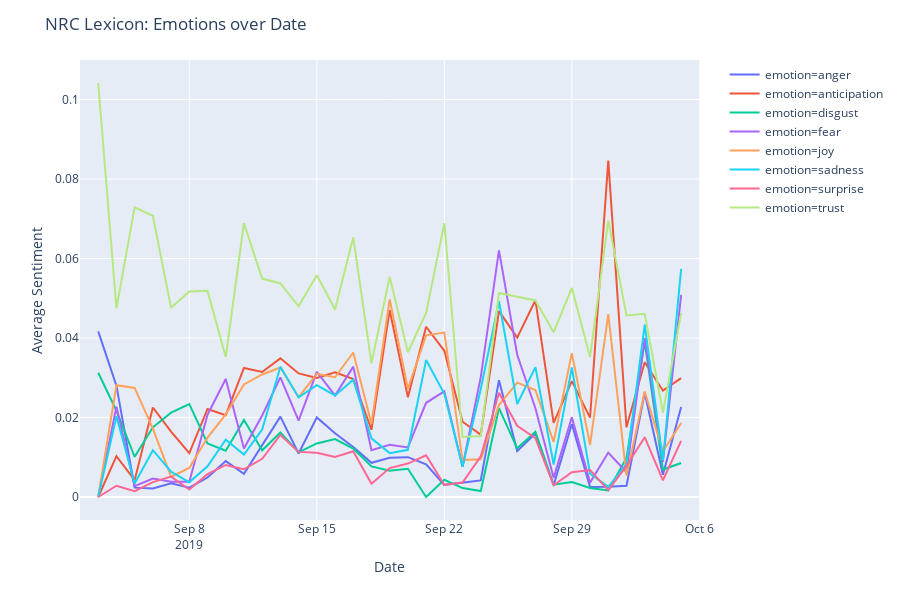

Here is the notebook cell this chart was saved with:
### Code cell
import plotly.express as px
fig = px.line(nrc_date, x="created_at_date", y="average_sentiment", color='emotion')
fig.update_xaxes(title_text="Date",range=['2019-09-02','2019-10-06'])
fig.update_yaxes(title_text="Average Sentiment",range=['2019-09-02','2019-10-06'])
fig.update_layout(title_text="NRC Lexicon: Emotions over Date")
fig.show()
